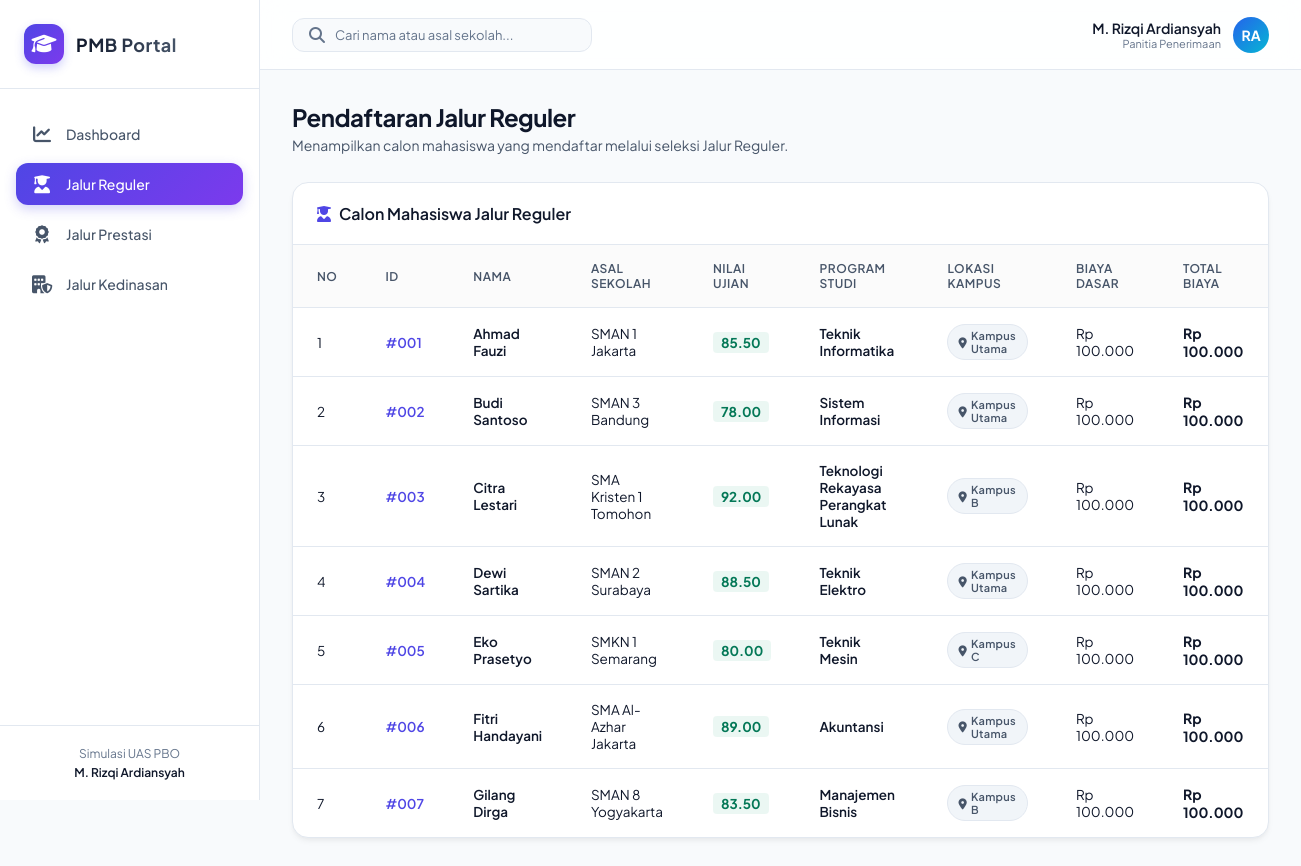
/index.php?page=reguler, run on the app's committed database.
### tables this page shows
CREATE TABLE IF NOT EXISTS `tabel_pendaftaran` (
     
    `id_pendaftaran` INT AUTO_INCREMENT PRIMARY KEY,
    `nama_calon` VARCHAR(150) NOT NULL,
    `asal_sekolah` VARCHAR(150) NOT NULL,
    `nilai_ujian` DOUBLE NOT NULL,
    `biaya_pendaftaran_dasar` DECIMAL(12, 2) NOT NULL,
    `jalur_pendaftaran` ENUM('Reguler', 'Prestasi', 'Kedinasan') NOT NULL,
     
    `pilihan_prodi` VARCHAR(100) DEFAULT NULL,        
    `lokasi_kampus` VARCHAR(100) DEFAULT NULL,       
    `jenis_prestasi` VARCHAR(100) DEFAULT NULL,      
    `tingkat_prestasi` VARCHAR(100) DEFAULT NULL,    
    `sk_ikatan_dinas` VARCHAR(100) DEFAULT NULL,     
    `instansi_sponsor` VARCHAR(150) DEFAULT NULL     
);

### index.php (the view, shortened to what the rows shown need)
<?php
require_once 'Pendaftaran.php';
require_once 'PendaftaranReguler.php';
$database = new Database();
$db = $database->getConnection();
$daftarReguler = PendaftaranReguler::getDaftarReguler($db);
$daftarPrestasi = PendaftaranPrestasi::getDaftarPrestasi($db);
$daftarKedinasan = PendaftaranKedinasan::getDaftarKedinasan($db);
$countReguler = count($daftarReguler);
$countPrestasi = count($daftarPrestasi);
$countKedinasan = count($daftarKedinasan);
$totalPendaftar = $countReguler + $countPrestasi + $countKedinasan;
$totalBiaya = 0;
$totalNilai = 0;
$semuaPendaftaran = array_merge($daftarReguler, $daftarPrestasi, $daftarKedinasan);
foreach ($semuaPendaftaran as $p) {
    $totalBiaya += $p->hitungTotalBiaya();
    $totalNilai += $p->getNilaiUjian();
}
$rataRataNilai = $totalPendaftar > 0 ? round($totalNilai / $totalPendaftar, 2) : 0;
$page = isset($_GET['page']) ? $_GET['page'] : 'dashboard';
?>
<!DOCTYPE html>
<html lang="id">
<head>
    <link rel="stylesheet" href="https://cdnjs.cloudflare.com/ajax/libs/font-awesome/6.4.0/css/all.min.css">
    <link rel="stylesheet" href="style.css">
</head>
<body>
    <div class="app-container">
        <main class="main-content">
            <div class="content-body">
                <?php if ($page == 'dashboard'): ?>
                    <div class="page-header">
                        <h1 class="page-title">Dashboard Analitik</h1>
                        <p class="page-subtitle">Ikhtisar data penerimaan mahasiswa baru seluruh jalur pendaftaran.</p>
                    </div>
                    <div class="stats-grid">
                        <div class="stat-card card-blue">
                            <div class="stat-header">
                                <span class="stat-title">Total Calon Mahasiswa</span>
                                <div class="stat-icon"><i class="fa-solid fa-users"></i></div>
                            </div>
                            <div class="stat-value"><?= $totalPendaftar ?></div>
                            <div class="stat-desc">Semua jalur pendaftaran aktif</div>
                        </div>
                        <div class="stat-card card-purple">
                            <div class="stat-header">
                                <span class="stat-title">Total Pendapatan</span>
                                <div class="stat-icon"><i class="fa-solid fa-wallet"></i></div>
                            </div>
                            <div class="stat-value">Rp <?= number_format($totalBiaya, 0, ',', '.') ?></div>
                            <div class="stat-desc">Kalkulasi biaya setelah diskon & surcharge</div>
                        </div>
                        <div class="stat-card card-green">
                            <div class="stat-header">
                                <span class="stat-title">Rata-rata Nilai Ujian</span>
                                <div class="stat-icon"><i class="fa-solid fa-chart-simple"></i></div>
                            </div>
                            <div class="stat-value"><?= $rataRataNilai ?></div>
                            <div class="stat-desc">Skala penilaian maksimal 100</div>
                        </div>
                        <div class="stat-card card-yellow">
                            <div class="stat-header">
                                <span class="stat-title">Sebaran Jalur (R | P | K)</span>
                                <div class="stat-icon"><i class="fa-solid fa-pie-chart"></i></div>
                            </div>
                            <div class="stat-value" style="font-size: 16px; margin-top: 15px; font-weight: 700;">
                                Reg: <?= $countReguler ?> | Pres: <?= $countPrestasi ?> | Dinas: <?= $countKedinasan ?>
                            </div>
                            <div class="stat-desc">Perbandingan pendaftar per jalur</div>
                        </div>
                    </div>
                    <div class="data-card">
                        <div class="card-title-bar">
                            <span class="card-title-text"><i class="fa-solid fa-list"></i> Seluruh Calon Mahasiswa</span>
                        </div>
                        <div class="table-responsive">
                            <table class="custom-table" id="pendaftaranTable">
                                <thead>
                                    <tr>
                                        <th>No</th>
                                        <th>ID</th>
                                        <th>Nama</th>
                                        <th>Asal Sekolah</th>
                                        <th>Nilai Ujian</th>
                                        <th>Jalur</th>
                                        <th>Informasi Khusus Jalur</th>
                                        <th>Biaya Dasar</th>
                                        <th>Total Biaya</th>
                                    </tr>
                                </thead>
                                <tbody>
                                    <?php if (count($semuaPendaftaran) > 0): ?>
                                        <?php $no = 1; foreach ($semuaPendaftaran as $p): ?>
                                            <?php
                                            $badgeClass = '';
                                            $jalurText = '';
                                            if ($p instanceof PendaftaranReguler) {
                                                $badgeClass = 'badge-reguler';
                                                $jalurText = 'Reguler';
                                            } elseif ($p instanceof PendaftaranPrestasi) {
                                                $badgeClass = 'badge-prestasi';
                                                $jalurText = 'Prestasi';
                                            } elseif ($p instanceof PendaftaranKedinasan) {
                                                $badgeClass = 'badge-kedinasan';
                                                $jalurText = 'Kedinasan';
                                            }
                                            ?>
                                            <tr>
                                                <td><?= $no++ ?></td>
                                                <td style="font-weight:600; color:var(--accent-indigo);">#<?= sprintf("%03d", $p->getIdPendaftaran()) ?></td>
                                                <td class="search-name" style="font-weight:600;"><?= htmlspecialchars($p->getNamaCalon()) ?></td>
                                                <td class="search-school"><?= htmlspecialchars($p->getAsalSekolah()) ?></td>
                                                <td><span class="score-badge"><?= number_format($p->getNilaiUjian(), 2) ?></span></td>
                                                <td><span class="badge <?= $badgeClass ?>"><?= $jalurText ?></span></td>
                                                <td>
                                                    <div class="info-box">
                                                        <span class="info-value"><?= htmlspecialchars($p->tampilkanInfoJalur()) ?></span>
                                                    </div>
                                                </td>
                                                <td class="price-base">Rp <?= number_format($p->getBiayaPendaftaranDasar(), 0, ',', '.') ?></td>
                                                <td class="price-final <?= $p instanceof PendaftaranKedinasan ? 'text-orange' : ($p instanceof PendaftaranPrestasi ? 'text-green' : '') ?>">
                                                    Rp <?= number_format($p->hitungTotalBiaya(), 0, ',', '.') ?>
                                                </td>
                                            </tr>
                                        <?php endforeach; ?>
                                    <?php else: ?>
                                        <tr>
                                            <td colspan="9" class="empty-state">
                                                <i class="fa-solid fa-folder-open"></i>
                                                <p>Tidak ada data pendaftaran ditemukan.</p>
                                            </td>
                                        </tr>
                                    <?php endif; ?>
                                </tbody>
                            </table>
                        </div>
                    </div>
                <?php elseif ($page == 'reguler'): ?>
                    <div class="page-header">
                        <h1 class="page-title">Pendaftaran Jalur Reguler</h1>
                    </div>
                    <div class="data-card">
                        <div class="table-responsive">
                            <table class="custom-table" id="pendaftaranTable">
                                <thead>
                                    <tr>
                                        <th>No</th>
                                        <th>ID</th>
                                        <th>Nama</th>
                                        <th>Asal Sekolah</th>
                                        <th>Nilai Ujian</th>
                                        <th>Program Studi</th>
                                        <th>Lokasi Kampus</th>
                                        <th>Biaya Dasar</th>
                                        <th>Total Biaya</th>
                                    </tr>
                                </thead>
                                <tbody>
                                    <?php if (count($daftarReguler) > 0): ?>
                                        <?php $no = 1; foreach ($daftarReguler as $p): ?>
                                            <tr>
                                                <td><?= $no++ ?></td>
                                                <td style="font-weight:600; color:var(--accent-indigo);">#<?= sprintf("%03d", $p->getIdPendaftaran()) ?></td>
                                                <td class="search-name" style="font-weight:600;"><?= htmlspecialchars($p->getNamaCalon()) ?></td>
                                                <td class="search-school"><?= htmlspecialchars($p->getAsalSekolah()) ?></td>
                                                <td><span class="score-badge"><?= number_format($p->getNilaiUjian(), 2) ?></span></td>
                                                <td><span style="font-weight:600;"><?= htmlspecialchars($p->getPilihanProdi()) ?></span></td>
                                                <td><span class="badge badge-level"><i class="fa-solid fa-location-dot" style="margin-right:4px;"></i><?= htmlspecialchars($p->getLokasiKampus()) ?></span></td>
                                                <td>Rp <?= number_format($p->getBiayaPendaftaranDasar(), 0, ',', '.') ?></td>
                                                <td class="price-final">Rp <?= number_format($p->hitungTotalBiaya(), 0, ',', '.') ?></td>
                                            </tr>
                                        <?php endforeach; ?>
                                    <?php endif; ?>
                                </tbody>
                            </table>
                        </div>
                    </div>
                <?php endif; ?>
            </div>
        </main>
    </div>
</body>
</html>

### data on the page
tabel_pendaftaran: id_pendaftaran "001", nama_calon "Ahmad Fauzi", asal_sekolah "SMAN 1 Jakarta", nilai_ujian "85.50", pilihan_prodi "Teknik Informatika", lokasi_kampus "Kampus Utama", biaya_pendaftaran_dasar "100.000"
tabel_pendaftaran: id_pendaftaran "002", nama_calon "Budi Santoso", asal_sekolah "SMAN 3 Bandung", nilai_ujian "78.00", pilihan_prodi "Sistem Informasi", lokasi_kampus "Kampus Utama", biaya_pendaftaran_dasar "100.000"
tabel_pendaftaran: id_pendaftaran "003", nama_calon "Citra Lestari", asal_sekolah "SMA Kristen 1 Tomohon", nilai_ujian "92.00", pilihan_prodi "Teknologi Rekayasa Perangkat Lunak", lokasi_kampus "Kampus B", biaya_pendaftaran_dasar "100.000"
tabel_pendaftaran: id_pendaftaran "004", nama_calon "Dewi Sartika", asal_sekolah "SMAN 2 Surabaya", nilai_ujian "88.50", pilihan_prodi "Teknik Elektro", lokasi_kampus "Kampus Utama", biaya_pendaftaran_dasar "100.000"
tabel_pendaftaran: id_pendaftaran "005", nama_calon "Eko Prasetyo", asal_sekolah "SMKN 1 Semarang", nilai_ujian "80.00", pilihan_prodi "Teknik Mesin", lokasi_kampus "Kampus C", biaya_pendaftaran_dasar "100.000"
tabel_pendaftaran: id_pendaftaran "006", nama_calon "Fitri Handayani", asal_sekolah "SMA Al-Azhar Jakarta", nilai_ujian "89.00", pilihan_prodi "Akuntansi", lokasi_kampus "Kampus Utama", biaya_pendaftaran_dasar "100.000"
tabel_pendaftaran: id_pendaftaran "007", nama_calon "Gilang Dirga", asal_sekolah "SMAN 8 Yogyakarta", nilai_ujian "83.50", pilihan_prodi "Manajemen Bisnis", lokasi_kampus "Kampus B", biaya_pendaftaran_dasar "100.000"
